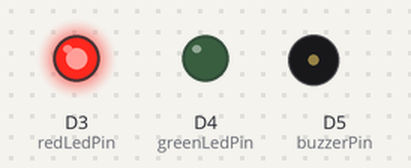
Bench run of a sketch on a simulated ESP8266 (NodeMCU). Parts: output pins drawn as LEDs (lit = HIGH), buzzer (waves = sounding, pin HIGH).

Above: at 0.2 s.
At 1.2 s:
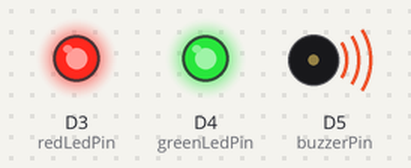
At 3.2 s:
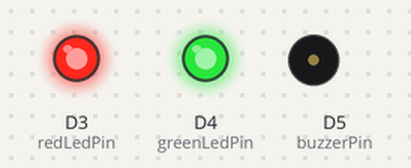
At 4.5 s:
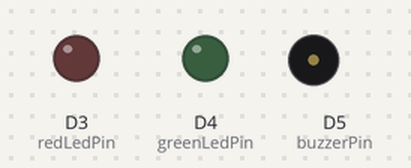
Timing chart, 0 to 5.8 s (numbered marks = the images above):
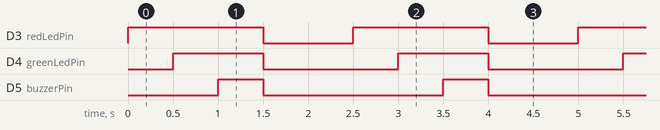

The sketch:

indicators.ino
```cpp
const int redLedPin = D3;
const int greenLedPin = D4;
const int buzzerPin = D5;

void setup() {
  pinMode(redLedPin, OUTPUT);
  pinMode(greenLedPin, OUTPUT);
  pinMode(buzzerPin, OUTPUT);

  digitalWrite(redLedPin, LOW);
  digitalWrite(greenLedPin, LOW);
  digitalWrite(buzzerPin, LOW);
}

void loop() {
  digitalWrite(redLedPin, HIGH);
  delay(500);
  digitalWrite(greenLedPin, HIGH);
  delay(500);
  digitalWrite(buzzerPin, HIGH);
  delay(500);
  digitalWrite(redLedPin, LOW);
  digitalWrite(greenLedPin, LOW);
  digitalWrite(buzzerPin, LOW);
  delay(1000);
}
```

Measured:
- by itself, D3 (redLedPin): alternates HIGH for 1.5 s and LOW for 1.0 s
- by itself, D4 (greenLedPin): alternates HIGH for 1.0 s and LOW for 1.5 s
- by itself, D5 (buzzerPin): alternates HIGH for 0.50 s and LOW for 2.0 s
